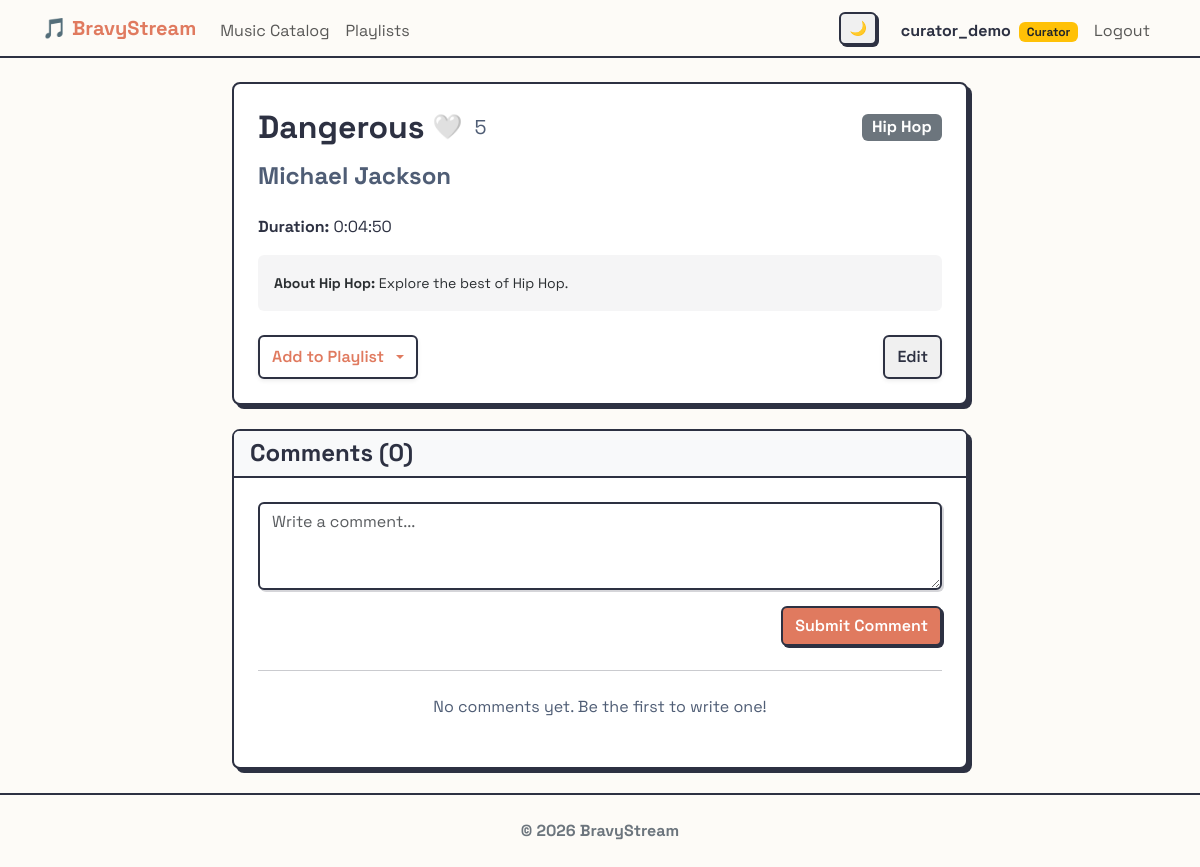
Screenshot of /music/songs/30/ (signed in) with the database file from the repository.
### users/models.py (models this page shows, shortened)
class CustomUser(AbstractUser):
    ROLE_CHOICES = (
        ('listener', 'Listener'),
        ('curator', 'Curator'),
        ('moderator', 'Moderator'),
    )
    role = models.CharField(max_length=20, choices=ROLE_CHOICES, default='listener')
    birth_date = models.DateField(null=True, blank=True)
    friends = models.ManyToManyField('self', blank=True)
    ICON_CHOICES = [
        ('👤', '👤'),
        ('🐶', '🐶'),
        ('🐱', '🐱'),
        ('🦊', '🦊'),
        ('🐯', '🐯'),
        ('🐼', '🐼'),
        ('🐰', '🐰'),
        ('👽', '👽'),
        ('🤖', '🤖'),
        ('👻', '👻'),
        ('🤠', '🤠'),
    ]
    profile_icon = models.CharField(max_length=10, choices=ICON_CHOICES, default='👤')
    @property
    def pending_friend_requests_count(self):
        return self.received_requests.filter(is_accepted=False).count()

### music/models.py (models this page shows, shortened)
class Song(models.Model):
    title = models.CharField(max_length=200)
    artist = models.CharField(max_length=200)
    genre = models.ForeignKey(
        Genre,
        on_delete=models.CASCADE,
        related_name='songs',
    )
    duration = models.DurationField()
    audio_file = models.FileField(
        upload_to='songs/',
        blank=True,
        null=True,
        validators=[FileExtensionValidator(allowed_extensions=['mp3', 'wav', 'ogg', 'flac', 'aac', 'm4a'])]
    )
    likes = models.ManyToManyField(settings.AUTH_USER_MODEL, related_name='liked_songs', blank=True)
    created_at = models.DateTimeField(auto_now_add=True)
    class Meta:
        ordering = ['-created_at', 'id']

class Genre(models.Model):
    name = models.CharField(max_length=100, unique=True)
    description = models.TextField(blank=True, null=True)

### music/views.py (the view, shortened to what this page needs)
# urls.py: path('songs/<int:pk>/', SongDetailView.as_view(), name='song_detail'),
class SongDetailView(LoginRequiredMixin, DetailView):
    model = Song
    template_name = 'music/song_detail.html'
    def get_context_data(self, **kwargs):
        context = super().get_context_data(**kwargs)
        context['comment_form'] = CommentForm()
        context['top_level_comments'] = self.object.comments.filter(parent__isnull=True)
        if self.request.user.is_authenticated:
            context['user_playlists'] = Playlist.objects.filter(owner=self.request.user)
        return context

### music/forms.py
class CommentForm(forms.ModelForm):
    class Meta:
        model = Comment
        fields = ['text']
        widgets = {
            'text': forms.Textarea(attrs={
                'class': 'form-control',
                'rows': 3,
                'placeholder': 'Write a comment...'
            })
        }
        labels = {
            'text': ''
        }

### music/templatetags/music_extras.py (called while the page is built)
@register.filter
def available_playlists(user, song):
    if not user.is_authenticated:
        return []
    return user.playlists.exclude(songs=song)

### templates/music/song_detail.html (shortened to what this page needs)
{% extends 'base.html' %}
{% load crispy_forms_tags %}
{% load music_extras %}
{% block content %}
<div class="row justify-content-center">
	<div class="col-lg-8 col-md-10 col-12">
		<div class="card neo-card mb-4" style="z-index: 10;">
			<div class="card-body p-4">
				<div class="d-flex justify-content-between align-items-center mb-3">
					<div class="d-flex align-items-center gap-2">
						<h2 class="card-title mb-0">{{ song.title }}</h2>
						{% if user.is_authenticated %}
						<a href="{% url 'music:toggle_like_song' song.pk %}" class="text-decoration-none fs-4"
							title="Like">
							{% if user in song.likes.all %}❤️{% else %}🤍{% endif %}
						</a>
						<span class="fs-5 text-muted ms-1">{{ song.likes.count }}</span>
						{% endif %}
					</div>
					<span class="badge bg-secondary fs-6">{{ song.genre.name }}</span>
				</div>
				<h4 class="text-muted mb-4">{{ song.artist }}</h4>
				<p class="mb-0"><strong>Duration:</strong> {{ song.duration }}</p>
				{% if song.genre.description %}
				<div class="alert alert-secondary border-0 mt-3 mb-0 p-3"
					style="background-color: rgba(61, 64, 91, 0.05);">
					<small><strong>About {{ song.genre.name }}:</strong> {{ song.genre.description }}</small>
				</div>
				{% endif %}
				<div class="mt-4 d-flex flex-wrap flex-sm-nowrap align-items-center gap-2 gap-sm-3">
					{% if user.is_authenticated %}
					<div class="dropdown">
						<button class="btn btn-outline-primary dropdown-toggle d-flex align-items-center gap-2 shadow-sm py-2 text-nowrap flex-shrink-0" type="button" id="dropdownAddPlaylist"
							data-bs-toggle="dropdown" aria-expanded="false">
							<span class="fs-6">Add to Playlist</span>
						</button>
					</div>
					{% endif %}
					{% if user.role == 'curator' or user.is_superuser %}
					<a href="{% url 'music:song_update' song.pk %}?next={{ request.path }}" class="btn btn-outline-secondary d-flex align-items-center gap-2 shadow-sm py-2 ms-sm-auto mt-2 mt-sm-0 text-nowrap flex-shrink-0">
						<span class="fs-6">Edit</span>
					</a>
					{% endif %}
				</div>
			</div>
		</div>
		<div class="card neo-card mt-4">
			<div class="card-header bg-light">
				<h4 class="mb-0">Comments ({{ song.comments.count }})</h4>
			</div>
			<div class="card-body p-4">
				<form method="post" class="mb-4">
					{{ comment_form|crispy }}
					<div class="text-end mt-2">
						<button type="submit" class="btn btn-primary">Submit Comment</button>
					</div>
				</form>
				<hr class="my-4">
				{% for comment in top_level_comments %}
				{% include 'music/comment_node.html' %}
				{% empty %}
				<p class="text-muted text-center my-4">No comments yet. Be the first to write one!</p>
				{% endfor %}
			</div>
		</div>
	</div>
</div>
{% endblock %}

### templates/base.html (shortened to what this page needs)
<!DOCTYPE html>
<html lang="it">
<head>
	<link href="https://cdn.jsdelivr.net/npm/bootstrap@5.3.0/dist/css/bootstrap.min.css" rel="stylesheet">
	{% load static %}
	<link rel="stylesheet" href="{% static 'css/style.css' %}">
</head>
<body class="d-flex flex-column min-vh-100" hx-boost="true" hx-headers='{"X-CSRFToken": "{{ csrf_token }}"}'>
	<nav class="navbar navbar-expand-lg navbar-light sticky-top"
		style="background-color: var(--bg-color); border-bottom: 2px solid var(--text-primary);">
		<div class="container">
			<a class="navbar-brand fw-bold" href="{% url 'pages:home' %}" style="color: var(--accent-primary);">🎵
				BravyStream</a>
			<div class="collapse navbar-collapse order-lg-2" id="navbarNav">
				<ul class="navbar-nav me-auto">
					<li class="nav-item">
						<a class="nav-link" href="{% url 'music:song_list' %}">Music Catalog</a>
					</li>
					<li class="nav-item">
						<a class="nav-link" href="{% url 'music:playlist_list' %}">Playlists</a>
					</li>
				</ul>
				<ul class="navbar-nav ms-auto align-items-lg-center">
					<li class="nav-item me-3 d-none d-lg-block">
						<button id="themeToggleDesktop" class="btn btn-sm btn-outline-secondary theme-toggle"
							title="Toggle Theme">
						</button>
					</li>
					{% if user.is_authenticated %}
					<li class="nav-item">
						<a href="{% url 'users:profile' %}" class="nav-link fw-bold text-decoration-none"
							style="color: var(--text-primary);">
							{{ user.username }}
							{% if user.is_superuser %}
							<span class="badge bg-danger ms-1">Admin</span>
							{% elif user.role == 'moderator' %}
							<span class="badge bg-success ms-1">Moderator</span>
							{% elif user.role == 'curator' %}
							<span class="badge bg-warning text-dark ms-1">Curator</span>
							{% endif %}
						</a>
					</li>
					<li class="nav-item">
						<form method="post" action="{% url 'users:logout' %}" class="m-0 p-0"
							onsubmit="closeGlobalPlayer()">
							<button type="submit"
								class="nav-link border-0 bg-transparent w-100 text-start">Logout</button>
						</form>
					</li>
					{% endif %}
				</ul>
			</div>
		</div>
	</nav>
	<main class="container my-4 flex-grow-1">
		{% block content %}{% endblock %}
	</main>
	<footer class="text-secondary text-center py-4 mt-auto"
		style="border-top: 2px solid var(--text-primary); background-color: var(--bg-color);">
		<p class="mb-0 fw-bold">&copy; 2026 BravyStream</p>
	</footer>
</body>
</html>

### static/css/style.css (style rules this page uses)
:root { --bg-color: #FDFBF7; --text-primary: #2D3142; --text-secondary: #4F5D75; --accent-primary: #E07A5F; --accent-secondary: #81B29A; --accent-tertiary: #3D405B; --neo-border: 2px solid #2D3142; --neo-shadow: 4px 4px 0px #2D3142; --neo-shadow-hover: 2px 2px 0px #2D3142; --font-main: 'Space Grotesk', sans-serif; }
body { background-color: var(--bg-color); color: var(--text-primary); font-family: var(--font-main); min-height: 100vh; }
h1, h2, h3, h4, h5, h6 { font-weight: 700; color: var(--text-primary); }
.neo-card { background: #ffffff !important; border: var(--neo-border) !important; border-radius: 8px !important; box-shadow: var(--neo-shadow); color: var(--text-primary) !important; transition: transform 0.1s ease, box-shadow 0.1s ease; position: relative; z-index: 1; }
a { color: var(--accent-primary); transition: color 0.2s ease; }
.text-muted { color: var(--text-secondary) !important; }
.card { background-color: #ffffff; border: var(--neo-border); border-radius: 8px; color: var(--text-primary); }
.card-header { border-bottom: var(--neo-border); background-color: #ffffff; color: var(--text-primary); }
.form-control, .form-select { background-color: #ffffff; border: 2px solid var(--text-primary); color: var(--text-primary); border-radius: 6px; box-shadow: 2px 2px 0px rgba(45, 49, 66, 0.2); }
.btn { border-radius: 6px; font-weight: 600; border: 2px solid var(--text-primary); box-shadow: 2px 2px 0px var(--text-primary); transition: transform 0.1s ease, box-shadow 0.1s ease; }
.btn-primary { background-color: var(--accent-primary); color: #fff; border-color: var(--text-primary); }
.btn-outline-primary { color: var(--accent-primary); border-color: var(--text-primary); background-color: transparent; }
.btn-outline-secondary { border: 2px solid var(--text-primary); color: var(--text-primary); background-color: #f0f0f0; }
.navbar-nav .nav-link { position: relative; display: inline-block; padding-bottom: 2px; }
.navbar-nav .nav-link::after { content: ''; position: absolute; width: 0; height: 3px; bottom: 0; left: 50%; background-color: var(--accent-primary); transition: width 0.3s cubic-bezier(0.25, 0.8, 0.25, 1); transform: translateX(-50%); border-radius: 2px; }

### rows the page displays
CustomUser: username "curator_demo"
Song: title "Dangerous", likes.count "5", genre.name "Hip Hop", artist "Michael Jackson", duration "0:04:50", genre.description "Explore the best of Hip Hop.", comments.count "0"
